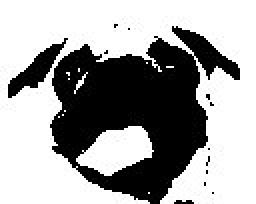
#> input picture pug-done.jpg, 128 x 102 px (shown 2 times larger)
$ jupyter execute inference.ipynb   (older library calls are emulated)
#> lines starting #> are read from the running program, lines starting #| are printed output that depends on the picture; after the words box and inside, x2 and y2 are one past the last pixel; in counts of white or black regions, pixels touching at a corner belong together
# Inference

[cell 1]
import numpy as np
import matplotlib.pyplot as plt
from scipy.misc import imread
from scipy.spatial import distance

def add_gaussian_noise(im,prop,varSigma):
    N = int(np.round(np.prod(im.shape)*prop))

    index = np.unravel_index(np.random.permutation(np.prod(im.shape))[1:N],im.shape)
    e = varSigma*np.random.randn(np.prod(im.shape)).reshape(im.shape)
    im2 = np.copy(im).astype('float')
    im2[index] +=e[index]

    return im2


def add_saltnpeppar_noise(im,prop):
    N = int(np.round(np.prod(im.shape)*prop))
    index = np.unravel_index(np.random.permutation(np.prod(im.shape))[1:N],im.shape)
    im2 = np.copy(im)
    im2[index] = 1 - im2[index]

    return im2


prop = 0.7
varSigma = 0.1
im = imread('pug-done.jpg')
#> im is the input picture: shape (102, 128); min 0, max 255, mean 162.5
im = im/255
height = im.shape[0]
#> height = 102
width = im.shape[1]
#> width = 128
fig = plt.figure()
ax = fig.add_subplot(131)
ax.imshow(im,cmap="gray")

imG = add_gaussian_noise(im,prop,varSigma)
#> in add_gaussian_noise, `im2[index] +=e[index]`:
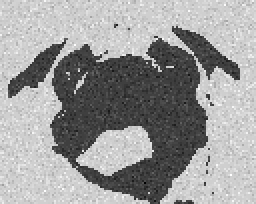
#> im2: shape (102, 128) float64 (shown 2 times larger); min -0.445, max 1.33, mean 0.638; drawn with min black and max white
axG = fig.add_subplot(132)
axG.imshow(imG,cmap="gray")

imSP = add_saltnpeppar_noise(im,prop)
#> in add_saltnpeppar_noise, `im2[index] = 1 - im2[index]`:
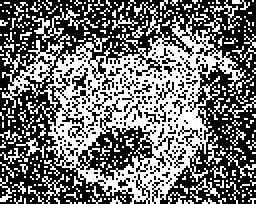
#> im2: shape (102, 128) float64 (shown 2 times larger); min 0, max 1, mean 0.448
axSP = fig.add_subplot(133)
axSP.imshow(imSP,cmap="gray")

plt.show()
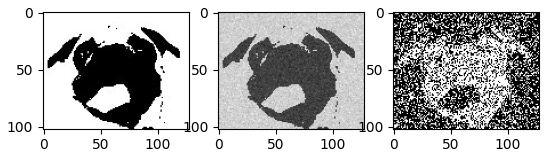
#> figure drawn by matplotlib, 3 panels

[cell 2]
def neighbours(i,j,M,N,size =8):
    if size ==4:
        if( i==0 and j ==0):
            n = [(0,1),(1,0)]
        elif i==0 and j == N-1:
            n == [(0,N-2),(1,N-1)]
        elif i == M-1 and j ==0:
            n = [(M-1,1),(M-2,0)]
        elif i == M-1 and j ==N-1:
            n = [(M-1,N-2),(M-2,N-1)]
        elif i == 0:
            n = [(0,j-1), (0,j+1),(1,j)]
        elif i ==M-1:
            n = [(M-1,j-1),(M-1,j+1),(M-2,j)]
        elif j == 0:
            n = [(i-1,0),(i+1,0),(i,1)]
        elif j == N-1:
            n = [(i-1,N-1),(i+1,N-1),(i,N-2)]
        else:
            n = [(i-1,j),(i+1,j),(i,j-1), (i,j+1)]
        return n
    if size ==8:
        if( i==0 and j ==0):
            n = [(0,1),(1,0),(1,1)]
        elif i==0 and j == N-1:
            n = [(0,N-2),(1,N-1),(1,N-2)]
        elif i == M-1 and j ==0:
            n = [(M-1,1),(M-2,0),(M-2,1)]
        elif i == M-1 and j ==N-1:
            n = [(M-1,N-2),(M-2,N-1),(M-2,N-2)]
        elif i == 0:
            n = [(0,j-1), (0,j+1),(1,j),(1,j-1),(1,j+1)]
        elif i ==M-1:
            n = [(M-1,j-1),(M-1,j+1),(M-2,j),(M-2,j-1),(M-2,j+1)]
        elif j == 0:
            n = [(i-1,0),(i+1,0),(i,1),(i-1,1),(i+1,1)]
        elif j == N-1:
            n = [(i-1,N-1),(i+1,N-1),(i,N-2),(i-1,N-2),(i+1,N-2)]
        else:
            n = [(i-1,j),(i+1,j),(i,j-1), (i,j+1),(i-1,j-1),(i-1,j+1),(i+1,j-1),(i+1,j+1)]

        return n

## Question 1

[cell 3]
def kronecker(a,b):
#     print(a,b)
    if (b > 0):
        b = 1
    else:
        b = -1

    if (a == b):
        return 1
    return -1

def energy(x,im,indices,val,curpixel,alpha,beta):
    energy = 0
    for i in range(len(indices)):
          energy += alpha*(1-kronecker(val,im[curpixel])) + beta*(1-kronecker(val,x[indices[i]]))
    return energy

def ICM(im,tau):

#> called with tau = 1
    x = im

    for t in range(tau):
        for i in range(0,height):
            for j in range(0,width):
                a = energy(x,im,neighbours(i,j,height,width),1,(i,j),2,1)
                b = energy(x,im,neighbours(i,j,height,width),-1,(i,j),2,1)
                if ( a < b ):
                    x[(i,j)] = 1
                else:
                    x[(i,j)] = -1
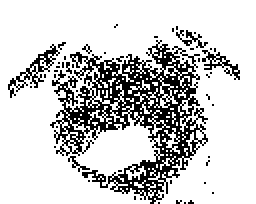
#> x: shape (102, 128) float64 (shown 2 times larger); values -1 (black) and 1 (white), 79.3% white; black in thin lines or dots, all inside (x1, y1, x2, y2) = (4, 12, 120, 102)
#> call 2 of add_gaussian_noise, with prop = 0.4, varSigma = 0.4
#> in add_gaussian_noise (call 2), `im2[index] +=e[index]`:
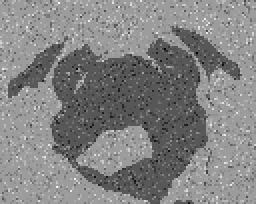
#> im2: shape (102, 128) float64 (shown 2 times larger); min -1.27, max 2.43, mean 0.636; drawn with min black and max white

    return x

prop = 0.4
varSigma = 0.2
im = imread('pug-done.jpg')
im = im/255

fig1 = plt.figure()
im3 = ICM(imG,1)
ax6 = fig1.add_subplot(122)
ax6.imshow(im3,cmap="gray")

plt.show()

## Question 2

[cell 4]
def gibbsSampling(im,tau):

#> called with tau = 1
    x = im

    for t in range(tau):
        for i in range(0,height):
            for j in range(0,width):

                z = np.random.uniform(0, 1)
                a = energy(x,im,neighbours(i,j,height,width),1,(i,j),2,1)
                b = energy(x,im,neighbours(i,j,height,width),-1,(i,j),2,1)

                p = a / (a+b)

                if ( z > p ):
                    x[(i,j)] = 1
                else:
                    x[(i,j)] = -1
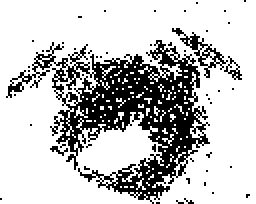
#> x: shape (102, 128) float64 (shown 2 times larger); values -1 (black) and 1 (white), 75.8% white; black in thin lines or dots

    return x

prop = 0.4


varSigma = 0.4
im = imread('pug-done.jpg')
im = im/255

fig2 = plt.figure()

im2 = add_gaussian_noise(im,prop,varSigma)
ax8 = fig2.add_subplot(121)
ax8.imshow(im2,cmap="gray")


im3 = gibbsSampling(im2,1)
ax9 = fig2.add_subplot(122)
ax9.imshow(im2,cmap="gray")


plt.show()
#> call 3 of add_gaussian_noise, with prop = 0.4, varSigma = 0.2
#> in add_gaussian_noise (call 3), `im2[index] +=e[index]`:
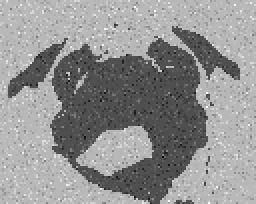
#> im2: shape (102, 128) float64 (shown 2 times larger); min -0.754, max 1.67, mean 0.637; drawn with min black and max white

## Question 3

[cell 5]
np.random.seed(20)
def gibbsAltered(im,tau):

#> called with tau = 1
    x = im


    for t in range(tau):
        for i_ in range(0,height):
            for j_ in range(0,width):
                r = np.random.rand(200) * 100
                i = r[i_]
                np.random.shuffle(r)
                j = r[i_]
                i = int(i)
                j = int(j)


                distribution = np.random.uniform(0,1)

                if(distribution > 0.3):
                    z = np.random.uniform(0, 1)
                    a = energy(x,im,neighbours(i,j,height,width),1,(i,j),2,1)
                    b = energy(x,im,neighbours(i,j,height,width),-1,(i,j),2,1)

                    p = a / (a+b)

                    if ( z > p ):
                        x[(i,j)] = 1
                    else:
                        x[(i,j)] = -1
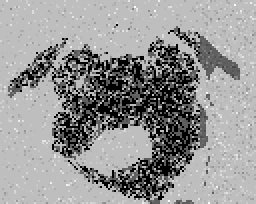
#> x: shape (102, 128) float64 (shown 2 times larger); min -1, max 1.67, mean 0.567; drawn with min black and max white
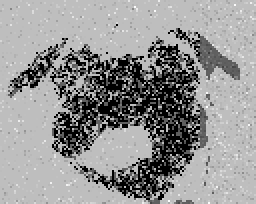
#> x: shape (102, 128) float64 (shown 2 times larger); 4.85% of pixels changed, all inside (x1, y1, x2, y2) = (0, 0, 100, 100); drawn with min black and max white
    return x

prop = 0.4


varSigma = 0.2
im = imread('pug-done.jpg')
im = im/255

fig2 = plt.figure()

im2 = add_gaussian_noise(im,prop,varSigma)
ax8 = fig2.add_subplot(131)
ax8.imshow(im2,cmap="gray")

im5 = gibbsAltered(im2,1)
ax9 = fig2.add_subplot(131)
ax9.imshow(im2,cmap="gray")

im3 = gibbsAltered(im2,5)
ax9 = fig2.add_subplot(132)
ax9.imshow(im2,cmap="gray")

im4 = gibbsAltered(im2,10)
ax9 = fig2.add_subplot(133)
ax9.imshow(im2,cmap="gray")

plt.show()
